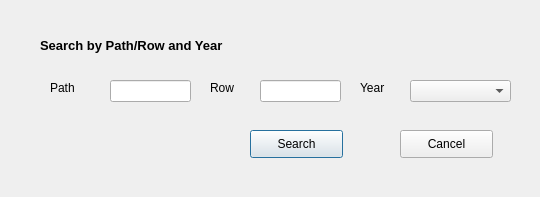
<?xml version="1.0" encoding="UTF-8"?>
<ui version="4.0">
 <class>SearchByPathRowYear</class>
 <widget class="QDialog" name="SearchByPathRowYear">
  <property name="geometry">
   <rect>
    <x>0</x>
    <y>0</y>
    <width>540</width>
    <height>197</height>
   </rect>
  </property>
  <property name="windowTitle">
   <string>Search By Path/Row and Year</string>
  </property>
  <widget class="QLabel" name="label">
   <property name="geometry">
    <rect>
     <x>40</x>
     <y>30</y>
     <width>271</width>
     <height>31</height>
    </rect>
   </property>
   <property name="font">
    <font>
     <pointsize>10</pointsize>
     <weight>75</weight>
     <bold>true</bold>
    </font>
   </property>
   <property name="text">
    <string>Search by Path/Row and Year</string>
   </property>
  </widget>
  <widget class="QLabel" name="label_2">
   <property name="geometry">
    <rect>
     <x>50</x>
     <y>80</y>
     <width>53</width>
     <height>16</height>
    </rect>
   </property>
   <property name="text">
    <string>Path</string>
   </property>
  </widget>
  <widget class="QLineEdit" name="pathLineEdit">
   <property name="geometry">
    <rect>
     <x>110</x>
     <y>80</y>
     <width>81</width>
     <height>22</height>
    </rect>
   </property>
  </widget>
  <widget class="QLabel" name="label_3">
   <property name="geometry">
    <rect>
     <x>210</x>
     <y>80</y>
     <width>53</width>
     <height>16</height>
    </rect>
   </property>
   <property name="text">
    <string>Row</string>
   </property>
  </widget>
  <widget class="QLineEdit" name="rowLineEdit">
   <property name="geometry">
    <rect>
     <x>260</x>
     <y>80</y>
     <width>81</width>
     <height>22</height>
    </rect>
   </property>
  </widget>
  <widget class="QLabel" name="label_4">
   <property name="geometry">
    <rect>
     <x>360</x>
     <y>80</y>
     <width>41</width>
     <height>16</height>
    </rect>
   </property>
   <property name="text">
    <string>Year</string>
   </property>
  </widget>
  <widget class="QComboBox" name="yearComboBox">
   <property name="geometry">
    <rect>
     <x>410</x>
     <y>80</y>
     <width>101</width>
     <height>22</height>
    </rect>
   </property>
  </widget>
  <widget class="QPushButton" name="searchButton">
   <property name="geometry">
    <rect>
     <x>250</x>
     <y>130</y>
     <width>93</width>
     <height>28</height>
    </rect>
   </property>
   <property name="text">
    <string>Search</string>
   </property>
  </widget>
  <widget class="QPushButton" name="cancelButton">
   <property name="geometry">
    <rect>
     <x>400</x>
     <y>130</y>
     <width>93</width>
     <height>28</height>
    </rect>
   </property>
   <property name="text">
    <string>Cancel</string>
   </property>
  </widget>
 </widget>
 <resources/>
 <connections>
  <connection>
   <sender>cancelButton</sender>
   <signal>clicked()</signal>
   <receiver>SearchByPathRowYear</receiver>
   <slot>close()</slot>
   <hints>
    <hint type="sourcelabel">
     <x>446</x>
     <y>143</y>
    </hint>
    <hint type="destinationlabel">
     <x>269</x>
     <y>98</y>
    </hint>
   </hints>
  </connection>
 </connections>
</ui>
